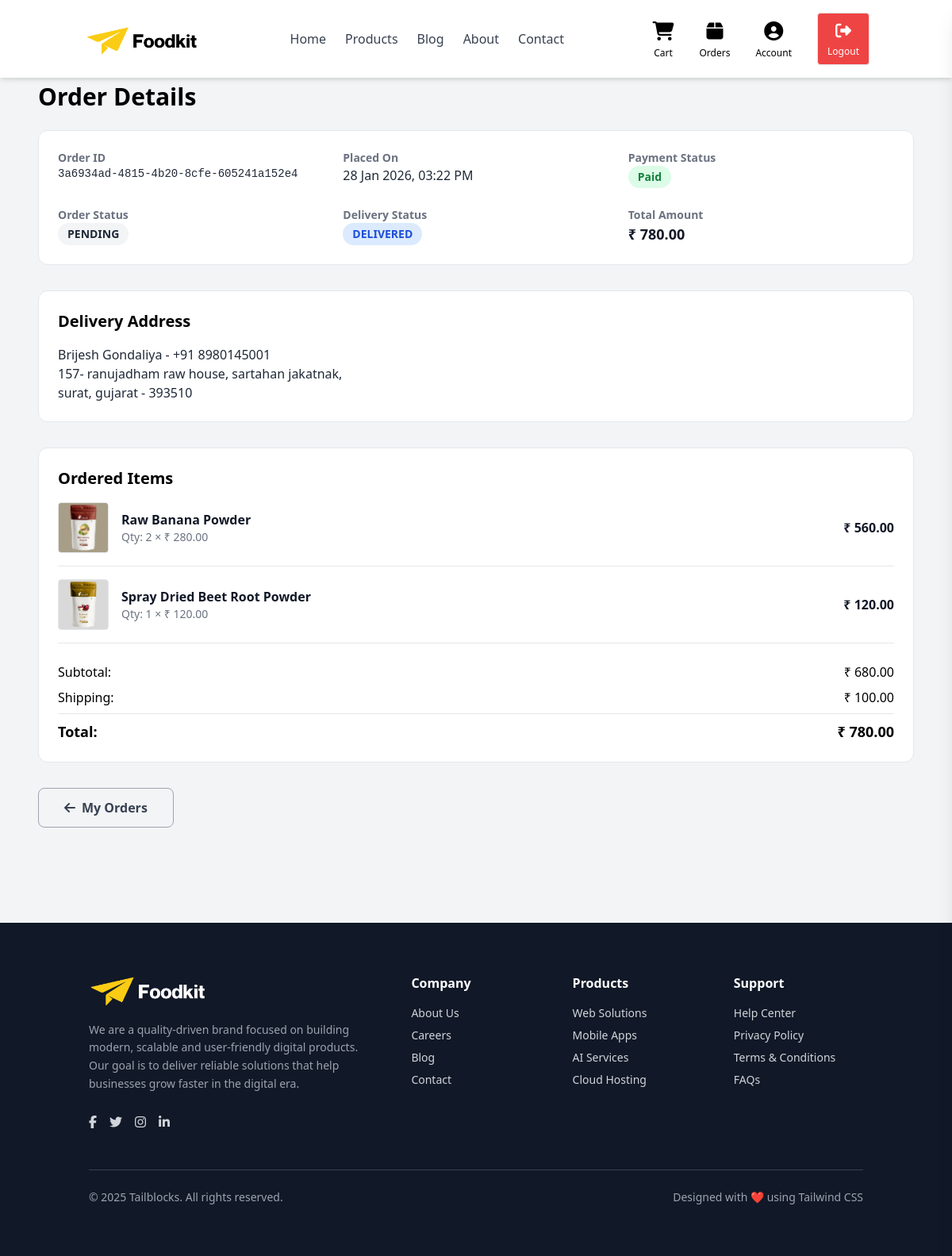
Page /orders/3a6934ad-4815-4b20-8cfe-605241a152e4/ (signed in) on the committed database.
### apps/store/models.py (models this page shows, shortened)
class Order(BaseModel):
    STATUS_CHOICES = (
        ("PENDING", "Pending"),
        ("PAID", "Paid"),
        ("CANCELLED", "Cancelled"),
    )
    DELIVERY_STATUS_CHOICES = (
        ("PROCESSING", "Processing"),
        ("SHIPPED", "Shipped"),
        ("OUT_FOR_DELIVERY", "Out for Delivery"),
        ("DELIVERED", "Delivered"),
        ("CANCELLED", "Cancelled"),
    )
    user = models.ForeignKey(User, on_delete=models.CASCADE)
    subtotal = models.DecimalField(max_digits=10, decimal_places=2)
    shipping = models.DecimalField(max_digits=10, decimal_places=2)
    total_amount = models.DecimalField(max_digits=10, decimal_places=2)
    status = models.CharField(
        max_length=20,
        choices=STATUS_CHOICES,
        default="PENDING"
    )
    delivery_status = models.CharField(
        max_length=30,
        choices=DELIVERY_STATUS_CHOICES,
        default="PROCESSING"
    )
    is_paid = models.BooleanField(default=False)
    address = models.ForeignKey(
        "Address",
        on_delete=models.SET_NULL,
        null=True,
        blank=True,
        related_name="orders"
    )

class Address(BaseModel):
    user = models.ForeignKey(User,
        on_delete=models.CASCADE,
        related_name="addresses"
    )
    full_name = models.CharField(max_length=150)
    phone = models.CharField(max_length=15)
    address_line1 = models.CharField(max_length=255)
    address_line2 = models.CharField(max_length=255, blank=True, null=True)
    city = models.CharField(max_length=100)
    state = models.CharField(max_length=100)
    pincode = models.CharField(max_length=10)
    is_primary = models.BooleanField(default=False)
    created_at = models.DateTimeField(auto_now_add=True)

class OrderItem(BaseModel):
    order = models.ForeignKey(Order, related_name="items", on_delete=models.CASCADE)
    product = models.ForeignKey("Product", on_delete=models.CASCADE)
    qty = models.PositiveIntegerField()
    price = models.DecimalField(max_digits=10, decimal_places=2)   # per item price
    total_price = models.DecimalField(max_digits=10, decimal_places=2)

class Product(BaseModel):
    name = models.CharField(max_length=255)
    category = models.ForeignKey(
        ProductCategory,
        on_delete=models.CASCADE,
        related_name="products"
    )
    price = models.DecimalField(max_digits=10, decimal_places=2)
    weight = models.CharField(max_length=50)
    content = models.TextField()
    additional_details = models.JSONField(blank=True, null=True)
    image_1 = models.ImageField(
        upload_to=product_image_path,
        default="products/default_product.jpg",
        blank=True,
        null=True
    )
    image_2 = models.ImageField(
        upload_to=product_image_path,
        blank=True,
        null=True
    )
    image_3 = models.ImageField(
        upload_to=product_image_path,
        blank=True,
        null=True
    )
    image_4 = models.ImageField(
        upload_to=product_image_path,
        blank=True,
        null=True
    )
    is_active = models.BooleanField(default=True)
    class Meta:
        ordering = ['-created_at']
    def primary_image(self):
        if self.image_1:
            return self.image_1.url
        return settings.MEDIA_URL + "products/default_product.jpg"

### apps/store/views.py (the view)
# urls.py: path("orders/<uuid:order_id>/", order_detail, name="order_detail"),
@login_required
def order_detail(request, order_id):
    user_id = request.session.get('user_id')
    if not user_id:
        return redirect("login")
    user_ = get_object_or_404(User, id=user_id)
    order = get_object_or_404(Order, id=order_id, user=user_)
    return render(request, "store/order_detail.html", {
        "order": order
    })

### apps/store/views.py (called while the page is built)
def login_required(view_func):
    @wraps(view_func)
    def wrapper(request, *args, **kwargs):
        if request.session.get('user_id'):
            return view_func(request, *args, **kwargs)
        messages.warning(request, "Please log in to continue.")
        return redirect('signin')
    return wrapper

### apps/store/templates/store/order_detail.html (shortened to what this page needs)
{% extends "store/base.html" %}
{% load static %}
{% block body %}
<div class="max-w-6xl mx-auto px-6 py-20">
    <h1 class="text-3xl font-bold mb-6 pt-6">
        Order Details
    </h1>
    <div class="border rounded-xl p-6 bg-white mb-8">
        <div class="grid grid-cols-1 md:grid-cols-3 gap-6">
            <div>
                <p class="text-sm text-gray-500 font-semibold">Order ID</p>
                <p class="font-mono text-sm text-gray-800 break-all">{{ order.id }}</p>
            </div>
            <div>
                <p class="text-sm text-gray-500 font-semibold">Placed On</p>
                <p class="text-gray-800">{{ order.created_at|date:"d M Y, h:i A" }}</p>
            </div>
            <div>
                <p class="text-sm text-gray-500 font-semibold">Payment Status</p>
                {% if order.is_paid %}
                <span class="inline-block bg-green-100 text-green-700 text-sm font-semibold px-3 py-1 rounded-full">
                    Paid
                </span>
                {% else %}
                <span class="inline-block bg-yellow-100 text-yellow-700 text-sm font-semibold px-3 py-1 rounded-full">
                    Pending
                </span>
                {% endif %}
            </div>
            <div>
                <p class="text-sm text-gray-500 font-semibold">Order Status</p>
                <span class="inline-block bg-gray-100 text-gray-800 text-sm font-semibold px-3 py-1 rounded-full">
                    {{ order.status }}
                </span>
            </div>
            <div>
                <p class="text-sm text-gray-500 font-semibold">Delivery Status</p>
                <span class="inline-block bg-blue-100 text-blue-700 text-sm font-semibold px-3 py-1 rounded-full">
                    {{ order.delivery_status }}
                </span>
            </div>
            <div>
                <p class="text-sm text-gray-500 font-semibold">Total Amount</p>
                <p class="text-lg font-semibold text-gray-900">₹ {{ order.total_amount }}</p>
            </div>
        </div>
    </div>
    {% if order.address %}
    <div class="border rounded-xl p-6 bg-white mb-8">
        <h2 class="text-xl font-semibold mb-4">Delivery Address</h2>
        <p class="text-gray-800">
            {{ order.address.full_name|title }} - {{ order.address.phone }}<br>
            {{ order.address.address_line1 }}{% if order.address.address_line2 %}, {{ order.address.address_line2 }}{% endif %},<br>
            {{ order.address.city }}, {{ order.address.state }} - {{ order.address.pincode }}
        </p>
    </div>
    {% endif %}
    <div class="border rounded-xl p-6 bg-white mb-8">
        <h2 class="text-xl font-semibold mb-4">Ordered Items</h2>
        <div class="space-y-4">
            {% for item in order.items.all %}
            <div class="flex items-center gap-4 border-b pb-4">
                <img src="{{ item.product.primary_image }}" class="w-16 h-16 object-contain rounded border">
                <div class="flex-1">
                    <p class="font-semibold text-gray-900">{{ item.product.name }}</p>
                    <p class="text-sm text-gray-500">Qty: {{ item.qty }} × ₹ {{ item.price }}</p>
                </div>
                <div class="font-semibold text-gray-900">₹ {{ item.total_price }}</div>
            </div>
            {% endfor %}
        </div>
        <div class="mt-6 space-y-2 text-right">
            <div class="flex justify-between">
                <span>Subtotal:</span>
                <span>₹ {{ order.subtotal }}</span>
            </div>
            <div class="flex justify-between">
                <span>Shipping:</span>
                <span>₹ {{ order.shipping }}</span>
            </div>
            <hr class="my-2">
            <div class="flex justify-between font-bold text-lg">
                <span>Total:</span>
                <span>₹ {{ order.total_amount }}</span>
            </div>
        </div>
    </div>
    <div class="mb-10 flex flex-wrap gap-4">
        <a href="{% url 'my_orders' %}"
           class="inline-flex items-center gap-2 border border-gray-400 text-gray-700 hover:bg-gray-100 font-semibold px-8 py-3 rounded-lg transition">
            <i class="fa-solid fa-arrow-left"></i>
            My Orders
        </a>
    </div>
</div>
{% endblock %}

### rows in the picture
Order: id "3a6934ad-4815-4b20-8cfe-605241a152e4", created_at "28 Jan 2026, 03:22 PM", status "PENDING", delivery_status "DELIVERED", total_amount "780.00", address.full_name "Brijesh Gondaliya", address.phone "+91 8980145001", address.address_line1 "157- ranujadham raw house", address.address_line2 "sartahan jakatnak", address.city "surat", address.state "gujarat", address.pincode "393510", subtotal "680.00", shipping "100.00"
OrderItem: product.primary_image (picture), product.name "Raw Banana Powder", qty "2", price "280.00", total_price "560.00"
OrderItem: product.primary_image (picture), product.name "Spray Dried Beet Root Powder", qty "1", price "120.00", total_price "120.00"

### other values in the picture
{{ request.session.user_name|default:"Account" }} "Account"
